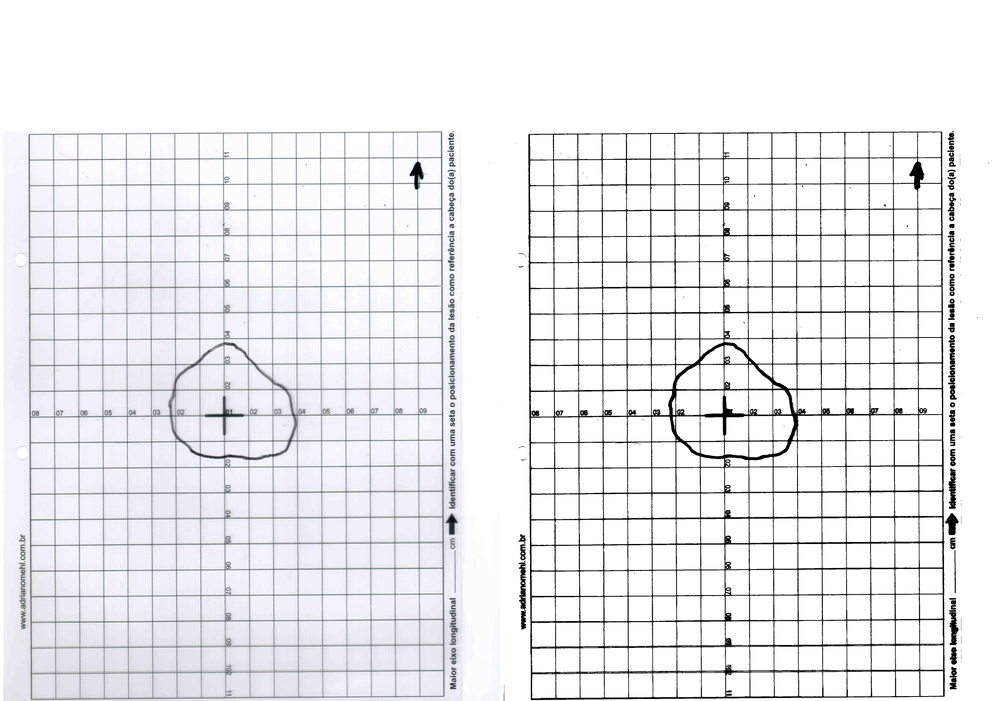
%> input picture final/legado/comparacao/1_c1_nn.jpg, 1000 x 701 px, shrunk from 4928 x 3456 before the run
$ octave teste_grid.m   (GNU Octave 9; MATLAB toolbox functions it lacks are replaced by stand-ins)
%> lines starting %> are read from the running program, lines starting %| are printed output that depends on the picture; in (x1, y1, x2, y2) boxes, pixels count from 0 and x2, y2 are one past the last pixel; in counts of white or black regions, pixels touching at a corner belong together; the program's own positions count from 1
clc; clear; close all;

img  = imread(fullfile("imagens", "1_c1_nn.jpg"));
%> img is the input picture: size 701x1000x3 uint8; mean R, G, B 236.1, 236, 238.9
gray = rgb2gray(img);

bw = imbinarize(gray, 'adaptive', 'ForegroundPolarity', 'dark');
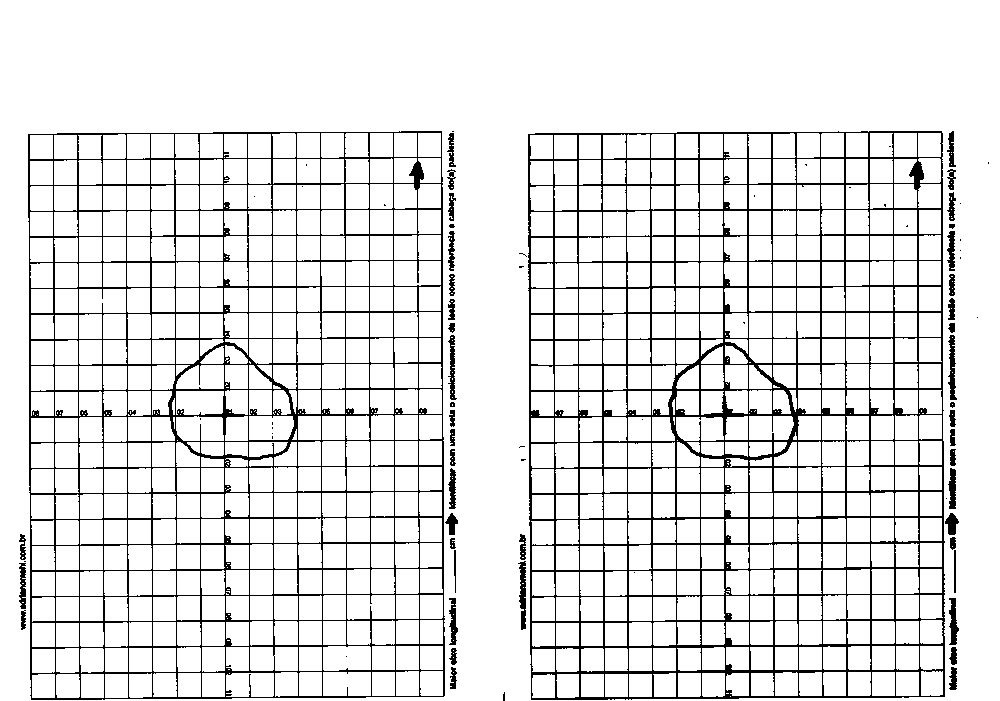
%> bw: size 701x1000 logical; 90.1% white; black in thin lines or dots, all inside (x1, y1, x2, y2) = (19, 131, 989, 701)

% Abordagem por ESPESSURA: grade = linhas finas, ferida = traco grosso.
% imopen com disco apaga objetos mais finos que ~2*r.
r2 = imopen(bw, strel('disk', 2));
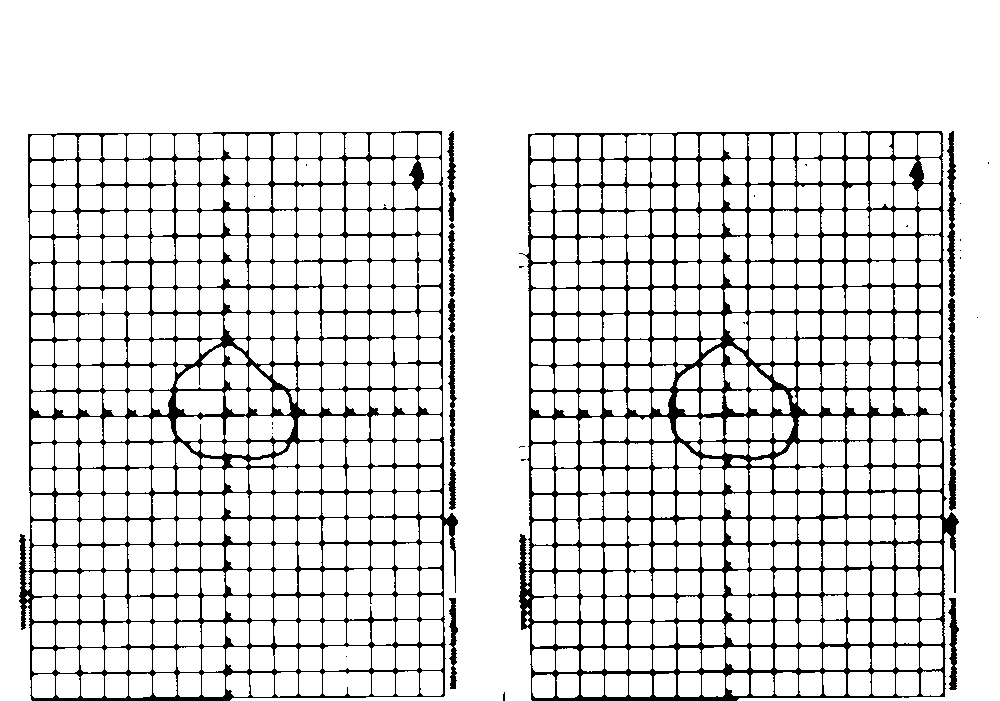
%> r2: size 701x1000 logical; 88.5% white; 33 black regions (21 under 20 px), largest, box (x1, y1, x2, y2) and area: (518, 131, 959, 701) 41507, (19, 131, 458, 701) 34380, (948, 298, 957, 511) 1086
r3 = imopen(bw, strel('disk', 3));
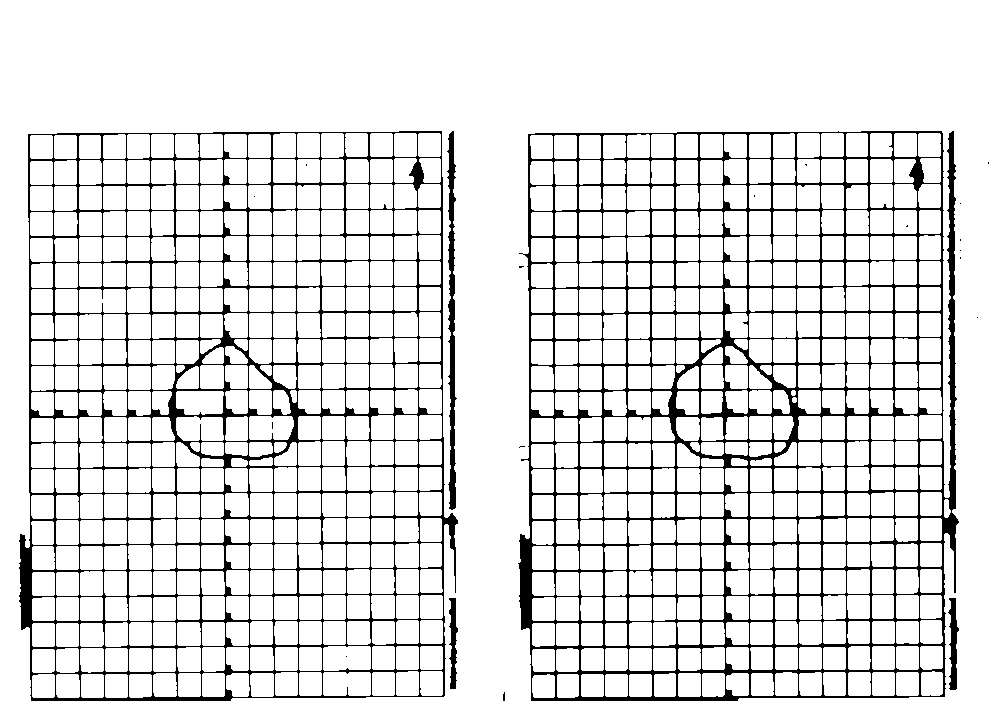
%> r3: size 701x1000 logical; 89.1% white; 21 black regions (16 under 20 px), largest, box (x1, y1, x2, y2) and area: (518, 131, 959, 701) 41330, (19, 131, 458, 701) 31972, (447, 131, 457, 510) 1945, (948, 598, 959, 690) 570, (449, 598, 458, 689) 499

% Recorte central em resolucao cheia para inspecao honesta
[h,w] = size(bw);
%> h = 701; w = 1000
rr = round(h*0.30):round(h*0.55);
%> rr = 177 values from 210 to 386
cc = round(w*0.30):round(w*0.70);
%> cc = 401 values from 300 to 700

toRGB = @(b) repmat(uint8(b) * 255, 1, 1, 3);
crop  = @(b) toRGB(b(rr,cc));
out = cat(2, crop(bw), crop(r2), crop(r3));
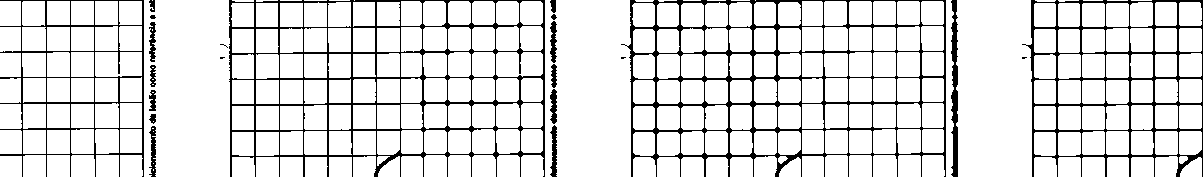
%> out: size 177x1203x3 uint8; 88.3% white; black in thin lines or dots
imwrite(out, "teste_grid_out.png");
disp("ok");

$ run again, with final/legado/comparacao/10_c1_nn.jpg copied over final/legado/comparacao/1_c1_nn.jpg
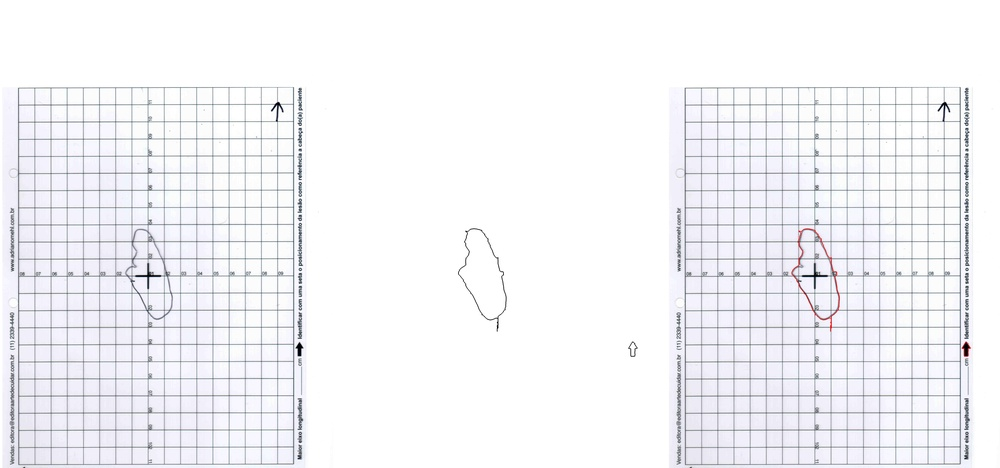
%> input picture final/legado/comparacao/10_c1_nn.jpg, 1000 x 468 px, shrunk from 7392 x 3456 before the run
%> img is the input picture: size 468x1000x3 uint8; mean R, G, B 243.2, 243.2, 246.4
%> `bw = imbinarize(gray, 'adaptive', 'ForegroundPolarity', 'dark');`:
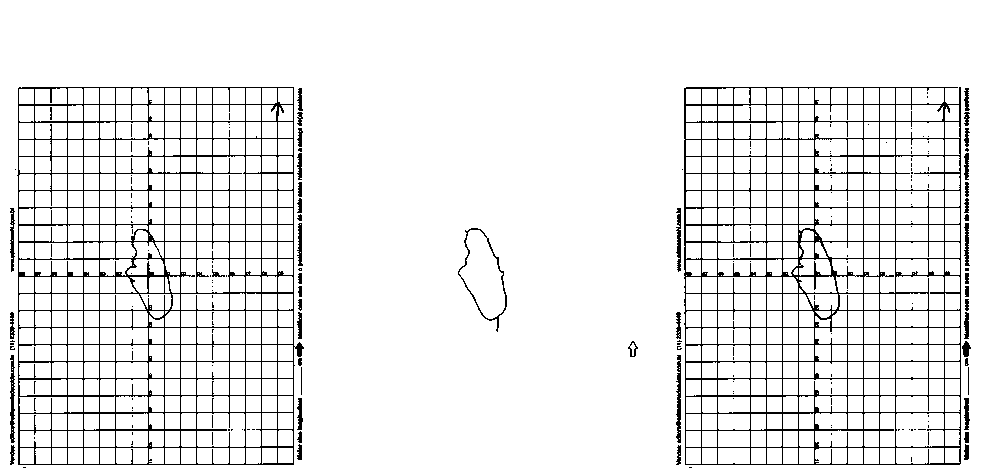
%> bw: size 468x1000 logical; 92.8% white; black in thin lines or dots, all inside (x1, y1, x2, y2) = (10, 87, 971, 468)
%> r2: size 468x1000 logical; 90.3% white; 44 black regions (39 under 20 px), largest, box (x1, y1, x2, y2) and area: (676, 87, 971, 468) 22471, (10, 87, 304, 468) 22363, (458, 228, 507, 332) 404, (628, 341, 638, 357) 78, (210, 269, 225, 277) 54
%> r3: size 468x1000 logical; 91% white; 9 black regions (5 under 20 px), largest, box (x1, y1, x2, y2) and area: (676, 87, 971, 468) 20864, (10, 87, 304, 468) 20660, (458, 228, 507, 332) 401, (628, 341, 638, 357) 99
%> `out = cat(2, crop(bw), crop(r2), crop(r3));`:
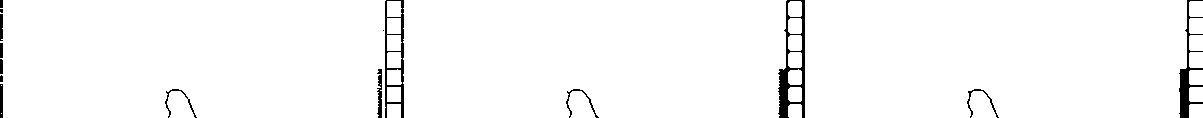
%> out: size 118x1203x3 uint8; 97.6% white; 15 black regions (3 under 20 px), largest, box (x1, y1, x2, y2) and area: (778, 0, 805, 118) 1122, (1179, 0, 1203, 118) 743, (385, 0, 404, 118) 710
